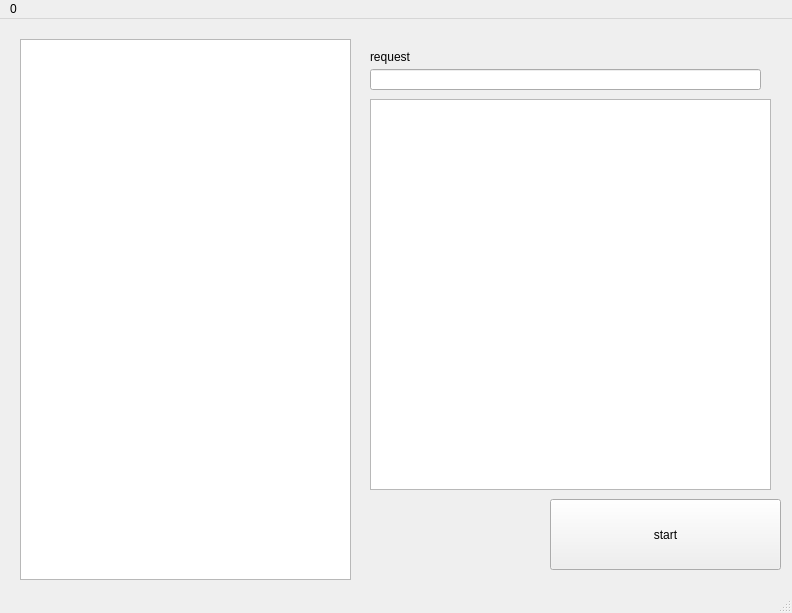
<?xml version="1.0" encoding="UTF-8"?>
<ui version="4.0">
 <class>MainWindow</class>
 <widget class="QMainWindow" name="MainWindow">
  <property name="geometry">
   <rect>
    <x>0</x>
    <y>0</y>
    <width>792</width>
    <height>613</height>
   </rect>
  </property>
  <property name="windowTitle">
   <string>TEST_API</string>
  </property>
  <widget class="QWidget" name="centralwidget">
   <widget class="QPushButton" name="start_button">
    <property name="geometry">
     <rect>
      <x>550</x>
      <y>480</y>
      <width>231</width>
      <height>71</height>
     </rect>
    </property>
    <property name="text">
     <string>start</string>
    </property>
   </widget>
   <widget class="QListWidget" name="request_type">
    <property name="geometry">
     <rect>
      <x>20</x>
      <y>20</y>
      <width>331</width>
      <height>541</height>
     </rect>
    </property>
   </widget>
   <widget class="QLineEdit" name="request_input">
    <property name="geometry">
     <rect>
      <x>370</x>
      <y>50</y>
      <width>391</width>
      <height>21</height>
     </rect>
    </property>
   </widget>
   <widget class="QLabel" name="label">
    <property name="geometry">
     <rect>
      <x>370</x>
      <y>30</y>
      <width>55</width>
      <height>16</height>
     </rect>
    </property>
    <property name="text">
     <string>request</string>
    </property>
   </widget>
   <widget class="QListView" name="response">
    <property name="geometry">
     <rect>
      <x>370</x>
      <y>80</y>
      <width>401</width>
      <height>391</height>
     </rect>
    </property>
   </widget>
  </widget>
  <widget class="QMenuBar" name="menubar">
   <property name="geometry">
    <rect>
     <x>0</x>
     <y>0</y>
     <width>792</width>
     <height>26</height>
    </rect>
   </property>
   <widget class="QMenu" name="menu0">
    <property name="title">
     <string>0</string>
    </property>
    <addaction name="start_button_2"/>
   </widget>
   <addaction name="menu0"/>
  </widget>
  <widget class="QStatusBar" name="statusbar"/>
  <action name="start_button_2">
   <property name="text">
    <string>requestApi</string>
   </property>
   <property name="toolTip">
    <string>requests to api</string>
   </property>
  </action>
 </widget>
 <resources/>
 <connections/>
</ui>
